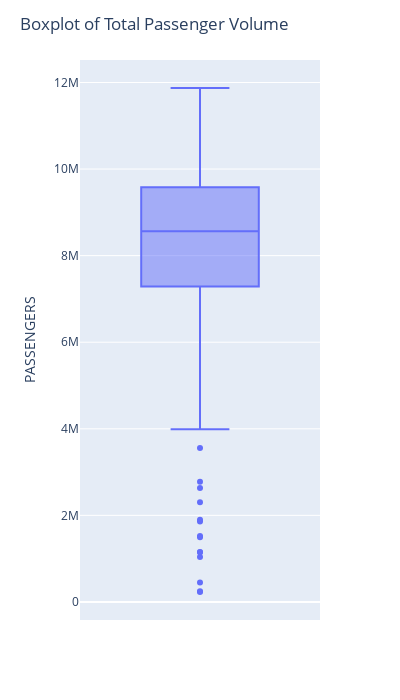

The notebook cell saved with this chart:
### Markdown cell above
A lot of EDA were gathered from the bar and line graphs and now moving onto box plots for some statistical analysis.

### Code cell
# Total passenger volume distribution
fig=px.box(df_total, y='PASSENGERS')
fig.update_layout(
    width=400,
    height=700,
    title='Boxplot of Total Passenger Volume'
)
fig.show()

### Figure 1 — Plotly figure (JSON) as saved in the notebook; plotly's stock layout.template omitted (floating-point values rounded to 4 significant figures; data arrays with more than 128 entries replaced by an {"elided": "..."} marker saying what was removed)
{"data": [{"alignmentgroup": "True", "hovertemplate": "PASSENGERS=%{y}<extra></extra>", "legendgroup": "", "marker": {"color": "#636efa"}, "name": "", "notched": false, "offsetgroup": "", "orientation": "v", "showlegend": false, "type": "box", "x0": " ", "xaxis": "x", "y": {"elided": "137 int values"}, "y0": " ", "yaxis": "y"}], "layout": {"boxmode": "group", "height": 700, "legend": {"tracegroupgap": 0}, "margin": {"t": 60}, "title": {"text": "Boxplot of Total Passenger Volume"}, "width": 400, "xaxis": {"anchor": "y", "domain": [0, 1]}, "yaxis": {"anchor": "x", "domain": [0, 1], "title": {"text": "PASSENGERS"}}}}
